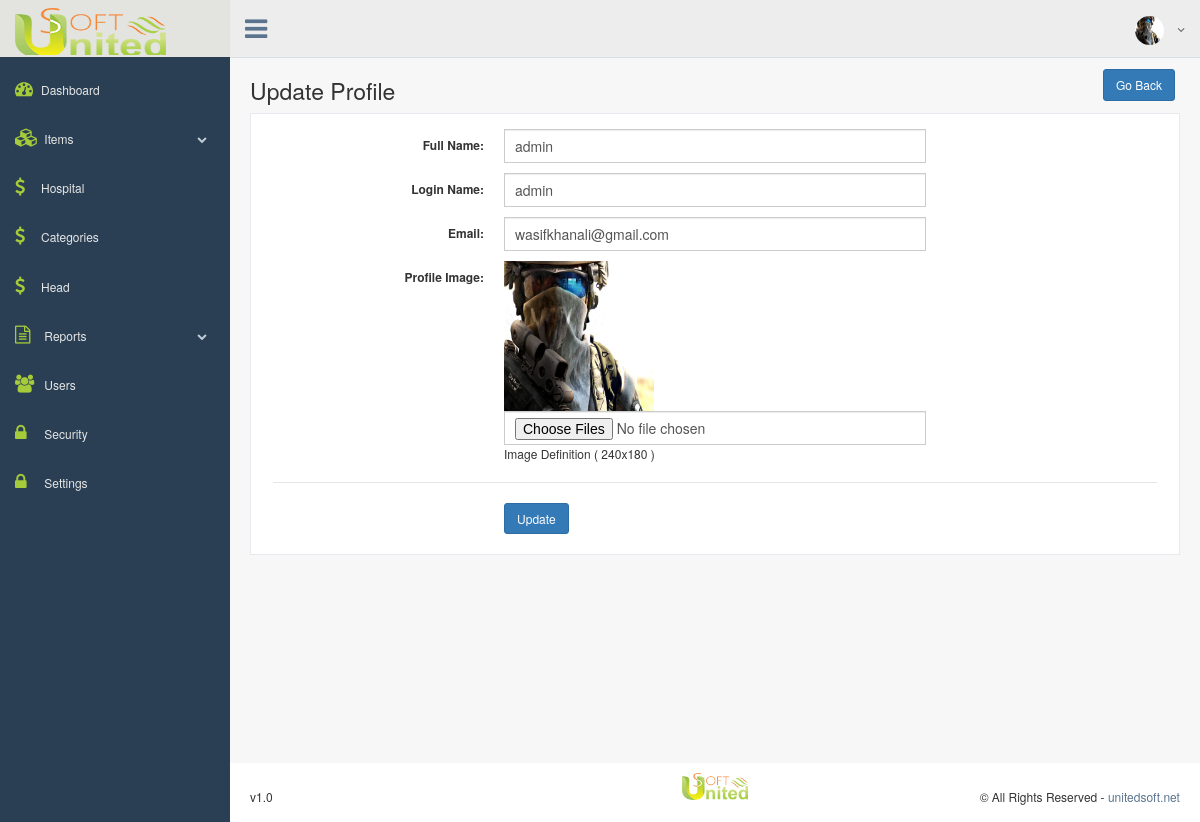
The page /user_update.php on the database its author committed.
### tables this page shows
CREATE TABLE `manager` (
  `id` int(11) NOT NULL,
  `full_name` varchar(30) NOT NULL,
  `phone` varchar(20) NOT NULL,
  `site_name` varchar(100) NOT NULL,
  `site_url` varchar(100) NOT NULL,
  `login` varchar(30) NOT NULL,
  `password` varchar(50) NOT NULL,
  `email` varchar(100) NOT NULL,
  `image` varchar(200) NOT NULL,
  `logo` varchar(200) NOT NULL,
  `registeration_date` datetime NOT NULL,
  `admin_type` varchar(30) NOT NULL
);

### setup/config.php (called while the page is built, shortened)
<?php
class config {
	private $link;
	function __construct() {
		$this->link = mysqli_connect( DB_HOST, DB_USER, DB_PASSWORD, DB_DATABSE );
	}
	function singlev( $table ) {
    	$sql = "select * from $table";
		$result = mysqli_query( $this->link, $sql );
		$rs = mysqli_fetch_object( $result );
		return $rs;
	}
}
?>

### includes/user_update.php (the view, shortened to what this page needs)
<?php
$client_ID = '1';
$table_fetch = MANAGER . " where id='" . $client_ID . "'";
$row = $conf->singlev( $table_fetch );
?>
<div class="col-md-12">
</div>
<div class="page-title">
	<div class="title_left">
		<h3>Update Profile</h3>
	</div>
	<button type="button" onClick="window.location.href='profile.php'" class="btn btn-primary right float-right" name="">Go Back</button>
</div>
<div class="row">
	<div class="col-md-12 col-sm-12 col-xs-12">
		<div class="x_panel">
			<div class="x_content">
				<form id="demo-form2" data-parsley-validate="" method="post" class="form-horizontal form-label-left" novalidate enctype="multipart/form-data">
					<div class="form-group">
						<label class="control-label col-md-3 col-sm-3 col-xs-12" for="client_name"> Full Name:</label>
						<div class="col-md-6 col-sm-6 col-xs-12">
							<input type="text" name="full_name" id="full_name" value="<?php echo $row->full_name;?>" data-required="true" class="form-control col-md-7 col-xs-12">
						</div>
					</div>
					<div class="form-group">
						<label class="control-label col-md-3 col-sm-3 col-xs-12" for="login">Login Name:</label>
						<div class="col-md-6 col-sm-6 col-xs-12">
							<input type="text" name="login" id="login" value="<?php echo $row->login;?>" data-required="true" class="form-control col-md-7 col-xs-12">
						</div>
					</div>
					<div class="form-group">
						<label class="control-label col-md-3 col-sm-3 col-xs-12" for="email">Email:</label>
						<div class="col-md-6 col-sm-6 col-xs-12">
							<input type="email" name="email" id="email" value="<?php echo $row->email;?>" data-required="true" class="form-control col-md-7 col-xs-12">
						</div>
					</div>
					<div class="form-group">
						<label class="control-label col-md-3 col-sm-3 col-xs-12" for="image">Profile Image:
                        </label>
						<div class="col-md-6 col-sm-6 col-xs-12">
							<?php
						if(!empty($row->image)){
						echo '<img src="images/'.$row->image.'" style="width:150px;height:150px" /><br>';
						}
						?>
							<input type="file" multiple name="image" id="image" class="form-control col-md-7 col-xs-12">
							<span>Image Definition ( 240x180 )</span>
						</div>
					</div>
					<div class="ln_solid"></div>
					<div class="form-group">
						<div class="col-md-6 col-sm-6 col-xs-12 col-md-offset-3">
							<button type="submit" name="update_record" class="btn btn-primary">Update</button>
						</div>
					</div>
				</form>
			</div>
		</div>
	</div>
</div>

### includes/top-bar.php (shortened to what this page needs)
<div class="top_nav">
	<div class="nav_menu">
		<nav>
			<div class="nav toggle">
				<a id="menu_toggle"><i class="fa fa-bars"></i></a>
			</div>
			<ul class="nav navbar-nav navbar-right">
				<li class="">
					<a href="#" class="user-profile dropdown-toggle" data-toggle="dropdown" aria-expanded="false">
						<?php
						if(!empty($row_mng->image)){
						echo '<img src="images/'.$row_mng->image.'" />';
						}else{ echo '<img src="images/admin.png" />';}
						?>
						<span class=" fa fa-angle-down"></span>
					</a>
				</li>
			</ul>
		</nav>
	</div>
</div>

### css/mstyle.css (style rules this page uses)
.float-right { float: right; }

### includes/header.php (style rules this page uses)
* { -webkit-box-sizing: border-box; -moz-box-sizing: border-box; box-sizing: border-box }
footer { padding: 10px 20px; }
.copy-rights { margin-top: 15px; text-align: right; }
.copy-left { margin-top: 15px; text-align: left; }

### rows shown on the page
manager: image (picture), full_name "admin", login "admin", email "wasifkhanali@gmail.com"
